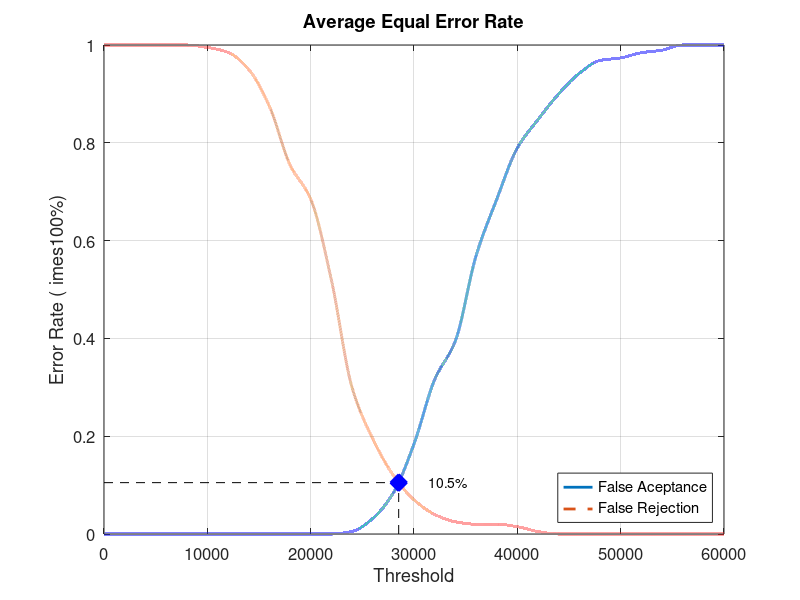
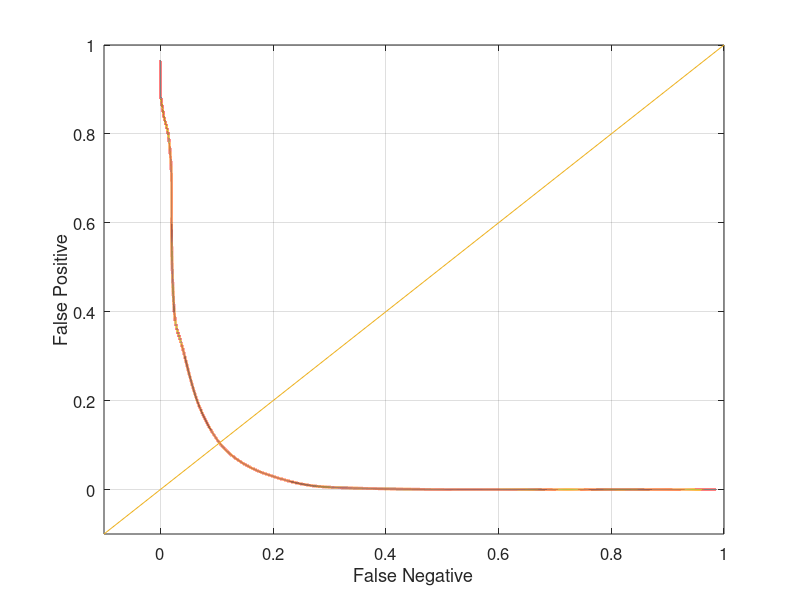

Recreate these plots in MATLAB, in order.
close all;
clear;
clc;
x = 0:2000:60000;
xq = 0:0.5:60000;

y0 = [0 0 0 0 0 0 0 0 0 0 0 0 0.00526316 0.0315789 0.0842105 0.184211 0.315789 0.394737 0.568421 0.684211 0.789474 0.847368 0.9 0.942105 0.968421 0.973684 0.984211 0.989474 1 1 1]
yy0 = interp1(x, y0, xq, 'pchip');
y1 = [1 1 1 1 1 0.995 0.985 0.95 0.875 0.755 0.685 0.52 0.3 0.195 0.12 0.07 0.04 0.025 0.02 0.02 0.015 0.005 0 0 0 0 0 0 0 0 0]
yy1 = interp1(x, y1, xq, 'pchip');

% Calculating EER: 
y2 = abs(y0 - y1);
find(y2 == min(y2))
yy2 = abs(yy0 - yy1);
xEER = find(yy2 == min(yy2));
xEERIndex = xq(xEER) % X-axis EER
yEER = yy0(xEER) % Y-axis EER

main = figure
plot(xq, yy0,'-','LineWidth', 2);	hold on
plot(xq, yy1,'--','LineWidth', 2);	hold on
plot([xEERIndex xEERIndex], [0 yEER], 'k--');	hold on
plot([0 xEERIndex], [yEER yEER], 'k--');	hold on
plot(xEERIndex, yEER, 'bx', 'LineWidth', 10);	hold on
text(xEERIndex + 10 * xEERIndex / 100, yEER, [num2str(round((10000 * yEER)) / 100) '%'])
legend('False Aceptance', 'False Rejection', 'Location', 'SouthEast')
xlabel('Threshold')
ylabel('Error Rate (	imes100%)')
title('Average Equal Error Rate')
set(gca, 'FontSize', 12)
axis([0 60000 0 1])
grid on

print(main, 'Database1_4Main', '-dpng');
FNRxFPR = figure('Color', [1 1 1]);
plot(yy1, yy0, '-', yy1, yy0, 'LineWidth', 2);
hold on
y = -0.1:0.1:1
plot(y, y); 
set(gca, 'FontSize', 12)
xlabel('False Negative')
ylabel('False Positive')
axis([-0.1 1 -0.1 1])
set(gca, 'FontSize', 12)
grid on

print(FNRxFPR, 'Database1_4FNRxFPR','-dpng');
